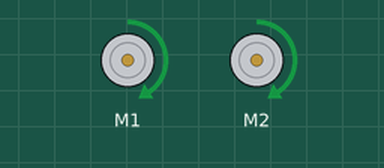
Simulated run of this program. Board: Raspberry Pi (BCM pin numbers). Shown: 2 × DC motor (green arrow = forward, orange = backward, longer = faster). Motors are numbered in the order the program creates them (left before right in a Robot). At 5.5 s the program stops and its outputs stay as they are.

Above: at 0.1 s.
At 2.1 s:
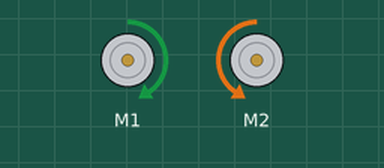
At 4.1 s:
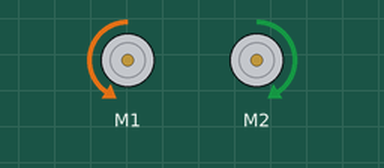
At 5.6 s:
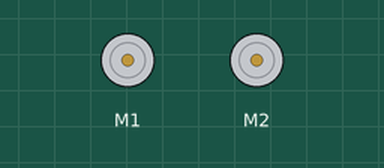
Timing chart, 0 to 7.0 s (numbered marks = the images above):
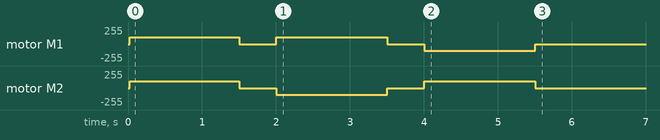

Measured:
- by itself, motor M1: stopped → forward 102/255 at 0.02 s, → stopped 1.5 s later, → forward 102/255 0.50 s later, → stopped 1.5 s later, … (6 changes in this stretch)
- by itself, motor M2: stopped → forward 102/255 at 0.02 s, → stopped 1.5 s later, → backward 102/255 0.50 s later, → stopped 1.5 s later, … (6 changes in this stretch)

The program:

robot.py
```python
#!/usr/bin/env python3

from gpiozero import Robot
import time

robot = Robot((7, 8), (10, 9))

robot.forward(0.4)
time.sleep(1.5)

robot.stop()
time.sleep(0.5)

robot.right(0.4)
time.sleep(1.5)

robot.stop()
time.sleep(0.5)

robot.left(0.4)
time.sleep(1.5)
```
